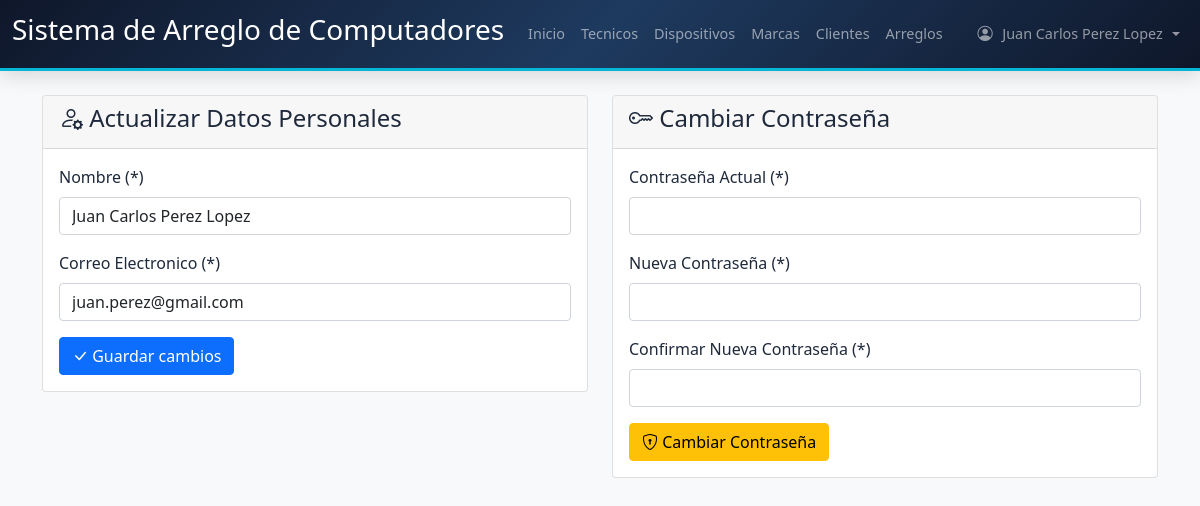
/Codigo/mi_cuenta.php (signed in), run on the app's committed database.
### tables this page shows
CREATE TABLE Tecnico (
  idTecnico INT NOT NULL AUTO_INCREMENT,
  Nombre_Tecnico VARCHAR(100) NOT NULL, 
  Correo VARCHAR(100) NOT NULL UNIQUE, 
  Contraseña VARCHAR(255) NOT NULL, 
  Rol_idRol INT NOT NULL, 
  PRIMARY KEY (idTecnico),
  CONSTRAINT fk_Tecnico_Rol FOREIGN KEY (Rol_idRol) REFERENCES Rol(idRol)
);

### Codigo/mi_cuenta.php (the view, shortened to what this page needs)
<?php
include("conexion.php");
$idTecnico = $_SESSION['idTecnico'];
$stmt = $conn->prepare("SELECT * FROM Tecnico WHERE idTecnico = ?");
$stmt->bind_param("i", $idTecnico);
$stmt->execute();
$misDatos = $stmt->get_result()->fetch_assoc();
?>
<!DOCTYPE html>
<html lang="es">
<head>
    <link href="https://cdn.jsdelivr.net/npm/bootstrap@5.1.3/dist/css/bootstrap.min.css" rel="stylesheet">
    <link href="https://cdn.jsdelivr.net/npm/bootstrap-icons@1.11.3/font/bootstrap-icons.min.css" rel="stylesheet">
    <link href="estils.css" rel="stylesheet">
</head>
<body class="bg-light">
    <?php include 'navbar.php'; ?>
    <div class="container mt-4">
        <div class="row">
            <div class="col-md-6">
                <div class="card">
                    <div class="card-header">
                        <h4><i class="bi bi-person-gear"></i> Actualizar Datos Personales</h4>
                    </div>
                    <div class="card-body">
                        <form action="" method="post">
                            <div class="mb-3">
                                <label for="nombre_tecnico" class="form-label">Nombre (*)</label>
                                <input type="text" class="form-control" id="nombre_tecnico" name="nombre_tecnico" value="<?php echo htmlspecialchars($misDatos['Nombre_Tecnico']); ?>" required>
                            </div>
                            <div class="mb-3">
                                <label for="correo" class="form-label">Correo Electronico (*)</label>
                                <input type="email" class="form-control" id="correo" name="correo" value="<?php echo htmlspecialchars($misDatos['Correo']); ?>" required>
                            </div>
                            <button type="submit" name="actualizar_datos" class="btn btn-primary">
                                <i class="bi bi-check-lg"></i> Guardar cambios
                            </button>
                        </form>
                    </div>
                </div>
            </div>
            <div class="col-md-6">
                <div class="card">
                    <div class="card-header">
                        <h4><i class="bi bi-key"></i> Cambiar Contraseña</h4>
                    </div>
                    <div class="card-body">
                        <form action="" method="post">
                            <div class="mb-3">
                                <label for="contrasena_actual" class="form-label">Contraseña Actual (*)</label>
                                <input type="password" class="form-control" id="contrasena_actual" name="contrasena_actual" required>
                            </div>
                            <div class="mb-3">
                                <label for="contrasena_nueva" class="form-label">Nueva Contraseña (*)</label>
                                <input type="password" class="form-control" id="contrasena_nueva" name="contrasena_nueva" required>
                            </div>
                            <div class="mb-3">
                                <label for="contrasena_confirmar" class="form-label">Confirmar Nueva Contraseña (*)</label>
                                <input type="password" class="form-control" id="contrasena_confirmar" name="contrasena_confirmar" required>
                            </div>
                            <button type="submit" name="cambiar_contrasena" class="btn btn-warning">
                                <i class="bi bi-shield-lock"></i> Cambiar Contraseña
                            </button>
                        </form>
                    </div>
                </div>
            </div>
        </div>
    </div>
</body>
</html>

### Codigo/estils.css (style rules this page uses)
:root { --color-primary: #2563eb; --color-primary-dark: #1d4ed8; --color-primary-light: #dbeafe; --color-secondary: #0f172a; --color-accent: #06b6d4; --color-accent-light: #cffafe; --color-success: #10b981; --color-success-light: #d1fae5; --color-danger: #ef4444; --color-danger-light: #fee2e2; --color-warning: #f59e0b; --color-warning-light: #fef3c7; --color-orange: #f97316; --color-orange-light: #ffedd5; --color-purple: #8b5cf6; --color-purple-light: #ede9fe; --color-pink: #ec4899; --color-pink-light: #fce7f3; --color-bg: #f1f5f9; --color-white: #ffffff; --color-text: #1e293b; --color-text-muted: #64748b; --color-border: #e2e8f0; --shadow-sm: 0 1px 3px rgba(0, 0, 0, 0.06), 0 1px 2px rgba(0, 0, 0, 0.04); --shadow-md: 0 4px 6px rgba(0, 0, 0, 0.05), 0 10px 15px rgba(0, 0, 0, 0.08); --shadow-lg: 0 10px 25px rgba(0, 0, 0, 0.08), 0 20px 48px rgba(0, 0, 0, 0.06); --radius: 0.625rem; --radius-lg: 0.875rem; --transition: all 0.2s ease; }
*, *::before, *::after { box-sizing: border-box; }
html { -webkit-text-size-adjust: 100%; scroll-behavior: smooth; }
body { background-color: var(--color-bg); font-family: 'Segoe UI', system-ui, -apple-system, 'Helvetica Neue', sans-serif; color: var(--color-text); min-height: 100vh; margin: 0; padding: 0; overflow-x: hidden; display: flex; flex-direction: column; }
html { scrollbar-color: var(--color-primary) var(--color-bg); scrollbar-width: none; }

### data on the page
tecnico: nombre_tecnico "Juan Carlos Perez Lopez", correo "juan.perez@gmail.com"

### other printed values
$_SESSION['tecnico'] "Juan Carlos Perez Lopez"
